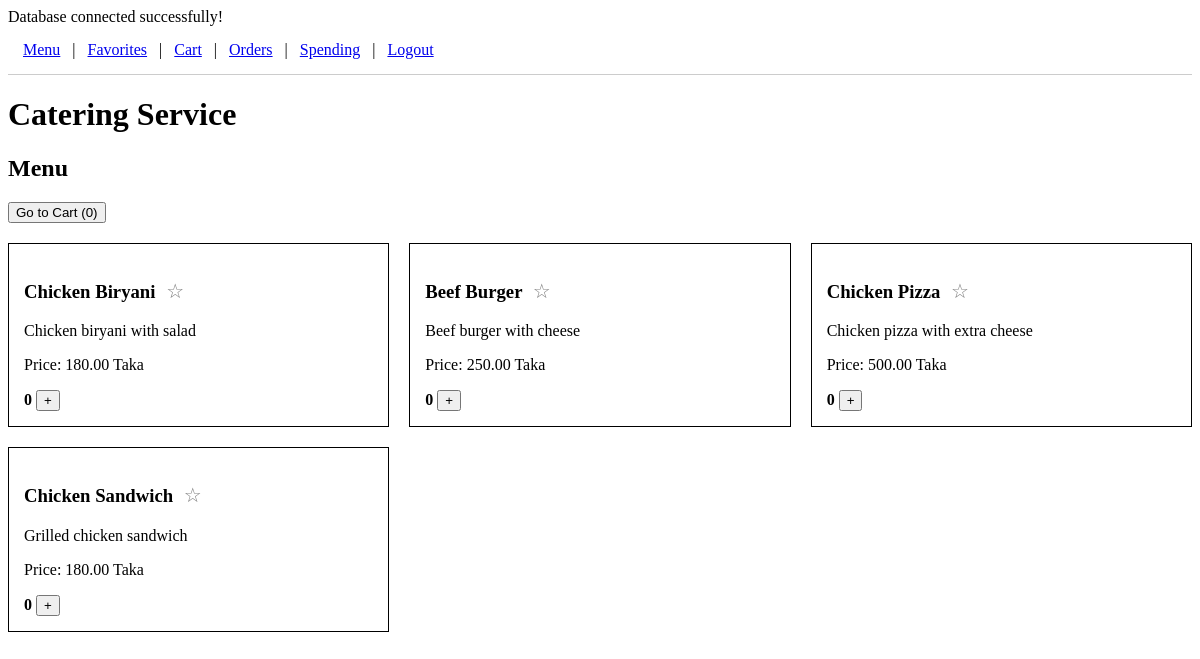
/Catering/menu.php (signed in), run on an earlier commit of the app's database.
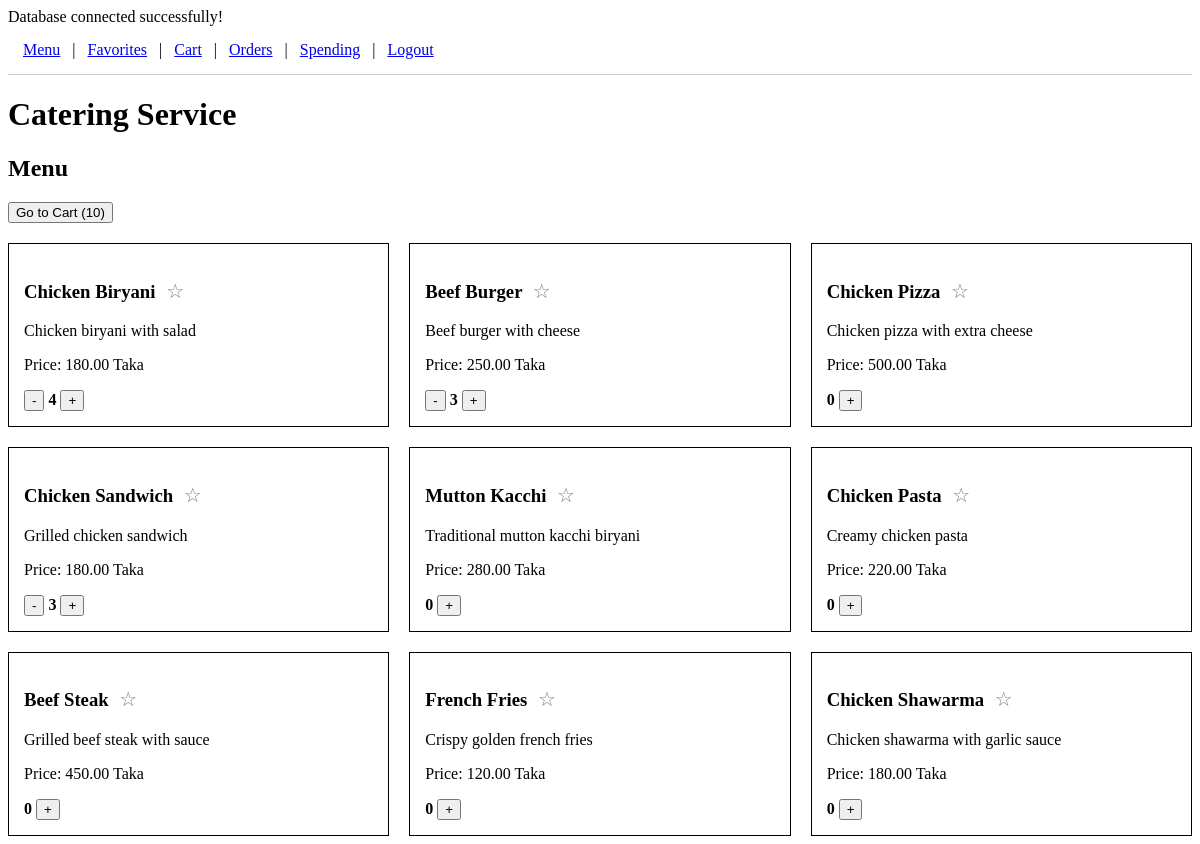
And on a later commit of the database.
### tables this page shows
CREATE TABLE `menu_items` (
  `item_id` int(11) NOT NULL,
  `item_name` varchar(100) NOT NULL,
  `description` varchar(255) DEFAULT NULL,
  `price` decimal(10,2) NOT NULL
);

CREATE TABLE `cart` (
  `cart_id` int(11) NOT NULL,
  `user_id` int(11) NOT NULL,
  `item_id` int(11) NOT NULL,
  `quantity` int(11) NOT NULL DEFAULT 1
);

### Catering/menu.php (the view, shortened to what this page needs)
<?php
require "db.php";
$user_id = $_SESSION["user_id"];
$sql = "SELECT * FROM menu_items";
$result = mysqli_query($conn, $sql);
$cart = [];
$sql_cart = "SELECT item_id, quantity
             FROM cart
             WHERE user_id = '$user_id'";
$cart_result = mysqli_query($conn, $sql_cart);
while ($row = mysqli_fetch_assoc($cart_result)) {
    $cart[$row["item_id"]] = $row["quantity"];
}
$favorites = [];
$total_items = 0;
foreach ($cart as $quantity) {
    $total_items += $quantity;
}
?>
<!DOCTYPE html>
<html>
<head>
</head>
<body>
    <?php require "header.php"; ?>
    <h1>Catering Service</h1>
    <h2>Menu</h2>
    <div class="cart-button">
        <a href="cart.php">
            <button>
                Go to Cart (<?php echo $total_items; ?>)
            </button>
        </a>
    </div>
    <div class="menu-grid">
    <?php
    while ($item = mysqli_fetch_assoc($result)) {
        $item_id = $item["item_id"];
        if (isset($cart[$item_id])) {
            $quantity = $cart[$item_id];
        } else {
            $quantity = 0;
        }
        echo "<div class='menu-item'>";
        echo "<h3>";
        echo $item["item_name"];
        if (in_array($item_id, $favorites)) {
            echo " ";
            echo "<form method='POST' action='favorite.php' style='display:inline;'>";
            echo "<input type='hidden' name='item_id' value='" . $item_id . "'>";
            echo "<button type='submit' style='border:none; background:none; font-size:20px; color:#FFD700; cursor:pointer;'>★</button>";
            echo "</form>";
        } else {
            echo "<form method='POST' action='favorite.php' style='display:inline;'>";
            echo "<button type='submit' style='border:none; background:none; font-size:20px; color:gray; cursor:pointer;'>☆</button>";
            echo "</form>";
        }
        echo "</h3>";
        echo "<p>" . $item["description"] . "</p>";
        echo "<p>Price: " . $item["price"] . " Taka</p>";
        if ($quantity > 0) {
            echo "<form method='POST' action='update_cart.php' style='display:inline;'>";
            echo "<button type='submit' name='action' value='decrease'>-</button>";
            echo "</form>";
        }
        echo " <strong>" . $quantity . "</strong> ";
        echo "<form method='POST' action='add_to_cart.php' style='display:inline;'>";
        echo "<button type='submit'>+</button>";
        echo "</form>";
        echo "</div>";
    }
    ?>
    </div>
</body>
</html>

### Catering/header.php (shortened to what this page needs)
<div style="padding: 15px; border-bottom: 1px solid #ccc; margin-bottom: 20px;">
    <a href="menu.php">Menu</a>
    &nbsp; | &nbsp;
    <a href="favorites.php">Favorites</a>
    &nbsp; | &nbsp;
    <a href="cart.php">Cart</a>
    &nbsp; | &nbsp;
    <a href="orders.php">Orders</a>
    &nbsp; | &nbsp;
    <a href="spending.php">Spending</a>
    &nbsp; | &nbsp;
    <a href="logout.php">Logout</a>
</div>

### Catering/menu.php (style rules this page uses)
.menu-grid { display: grid; grid-template-columns: repeat(3, 1fr); gap: 20px; }
.menu-item { border: 1px solid black; padding: 15px; }
.cart-button { margin-bottom: 20px; }

What changed in the data, as far as the page shows it:
shown differently, row unchanged: menu_items "Chicken Biryani": item_id.item_id "0" → "4"; now shows "-"
shown differently, row unchanged: menu_items "Beef Burger": item_id.quantity "0" → "3"; now shows "-"
shown differently, row unchanged: menu_items "Chicken Sandwich": item_id.quantity "0" → "3"; now shows "-"
added menu_items: item_name "Mutton Kacchi", description "Traditional mutton kacchi biryani", price "280.00", item_id "0"
added menu_items: item_name "Chicken Pasta", description "Creamy chicken pasta", price "220.00", item_id "0"
added menu_items: item_name "Beef Steak", description "Grilled beef steak with sauce", price "450.00", item_id "0"
added menu_items: item_name "French Fries", description "Crispy golden french fries", price "120.00", item_id "0"
added menu_items: item_name "Chicken Shawarma", description "Chicken shawarma with garlic sauce", price "180.00", item_id "0"
Also different on the page:
$total_items: "0" → "10"
